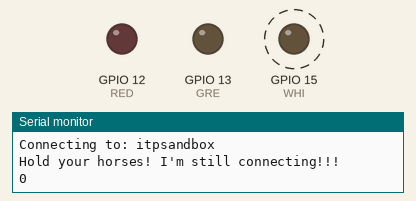
This sketch was run on a simulated ESP8266 (NodeMCU). Shown: output pins drawn as LEDs (lit = HIGH), the last lines printed to the serial monitor. Dashed ring = blinking. WiFi joins after 1.5 s; servers stay silent unless stated.

Above: at 1.6 s.
At 3.65 s:
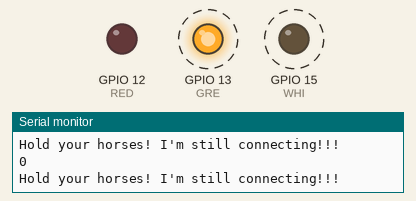
Timing chart, 0 to 4.0 s (numbered marks = the images above):
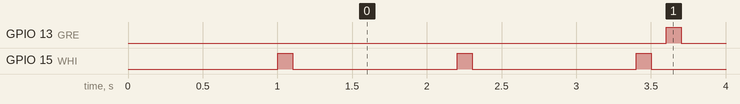

Measured:
- by itself, GPIO 13 (GRE): alternates HIGH for 0.10 s and LOW for 1.1 s
- by itself, GPIO 15 (WHI): alternates HIGH for 0.10 s and LOW for 1.1 s, 6 changes in all, then stays LOW

The sketch:

sketch_55.ino
```cpp
#include <ESP8266WiFi.h>

const char* ssid = "itpsandbox";
const char* password = "NYU+s0a!+P?";

// sets led pins
const int RED = 12;
const int GRE = 13;
const int WHI = 15;

// sets blink time
const int hightTime = 100;
const int lowTime = 100;

// set wifi indicator
int wifiStatus;
int connectSuccess = 0;


void setup() {
  Serial.begin(115200);
  delay(1000);
  Serial.println("Something started!");

  pinMode(RED, OUTPUT);
  pinMode(GRE, OUTPUT);
  pinMode(WHI, OUTPUT);


  Serial.println("\n");
  Serial.print("Connecting to: ");
  Serial.println(ssid);
  WiFi.begin(ssid, password);

}

void loop() {

  // blinkCycle();

   wifiStatus = WiFi.status();

    if(connectSuccess==0){
        // if never connected blink white.
        white();
        Serial.println("Hold your horses! I'm still connecting!!!");
    }
    if(wifiStatus == WL_CONNECTED){
        // if connected blink green
        green();
        connectSuccess ++;
        Serial.println("I'm connected!!!");
    } else if(connectSuccess!=0){
        // if connect lost blink red
        red();
        Serial.println("Womp Womp. I'm lost\nI was found");
    }
    Serial.println(connectSuccess);
    delay(1000);

}
void red(){
    digitalWrite(RED, HIGH), delay(hightTime), digitalWrite(RED, LOW), delay(lowTime);
}


void green(){
    digitalWrite(GRE, HIGH), delay(hightTime), digitalWrite(GRE, LOW), delay(lowTime);
}

void white(){
    digitalWrite(WHI, HIGH), delay(hightTime), digitalWrite(WHI, LOW), delay(lowTime);
}


void blinkCycle(){
    red();
    green();
    white();
    delay(100);
}
```
